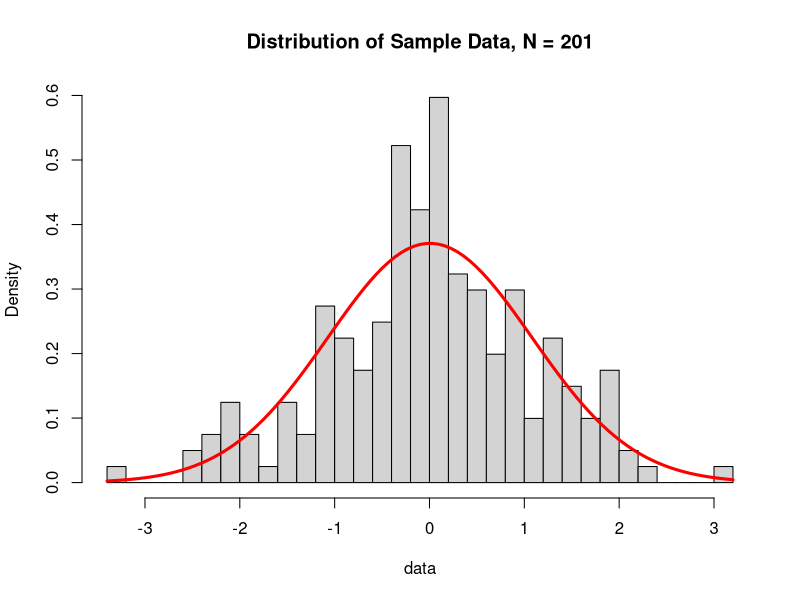
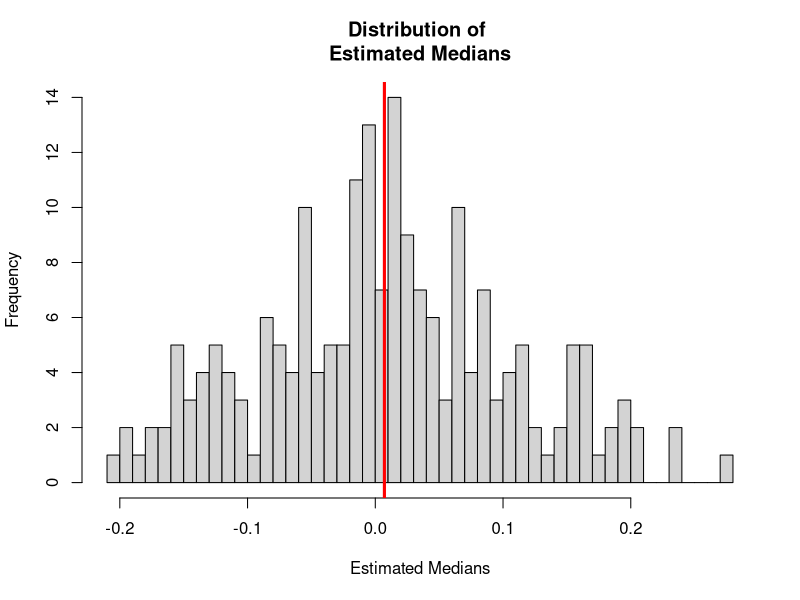

Here is the R script that generated these plots, in order:
## ---- chunk 1
require(stats4)
library(tidyverse)
library(dplyr)
library(ggplot2)
## ---- chunk 2
N <- 201 # parameters

generate_data <- function(N){ 
  # Hard coded standard normal distribution
  rnorm(N) 
}
data <- generate_data(N)
## ---- chunk 3
nLL <- function(mean, sd){
  fs <- dnorm(
        data
      , mean = mean
      , sd = sd
      , log = TRUE
    ) 
  -sum(fs)
}

fit <- mle(
    nLL
  , start = list(mean = 0, sd = 1)
  , method = "L-BFGS-B"
  , lower = c(0, 0.01)
)

mu_hat <- coef(fit)[[1]]
mu_hat
sigma_hat <- coef(fit)[[2]]
sigma_hat

hist(
  data,
  freq = FALSE,
  main = "Distribution of Sample Data, N = 201",
  breaks = 25
)
curve(
  dnorm(
    x,
    mu_hat,
    sigma_hat),
  lw = 3,
  col = "red",
  add = TRUE
  )
## ---- chunk 4
meds <- NA
for (i in 1:N){
  samples <- rnorm(
    N, 
    mean = mu_hat,
    sd = sigma_hat)
  meds[i] <- median(samples)
}
mean(meds)
hist(meds, breaks = 50, main = "Distribution of \nEstimated Medians", xlab = "Estimated Medians")
abline(v = mean(meds), lwd = 3, col = "red")
## ---- chunk 5
boot_ci <- function(data, summary = "median"){
  # Hard coded number of draws
  R <- 5000
  # Set median as default summary measure
  sm <- get(summary)
  sampdist <- rep(NA, R)
  for(i in 1:R){
    b <- sample(data, length(data), replace = TRUE)
    sampdist[i] <- sm(b)
  }
  # Hard coded symmetric density interval
  quantile(sampdist, c(0.025, 0.975))
}
conf <- boot_ci(data)
conf
## ---- chunk 6
capture_median <- function(ci){
  # Hard coded 0 as parameter of interest
  1*(ci[1] < 0 & 0 < ci[2])
}
M <- 10 # Make small, we are still testing the code
captures <- rep(NA, M)
for(i in 1:M){
  captures[i] <- 
    201 %>% generate_data %>% boot_ci %>% capture_median
}
capture_prob <- mean(captures)
capture_prob
